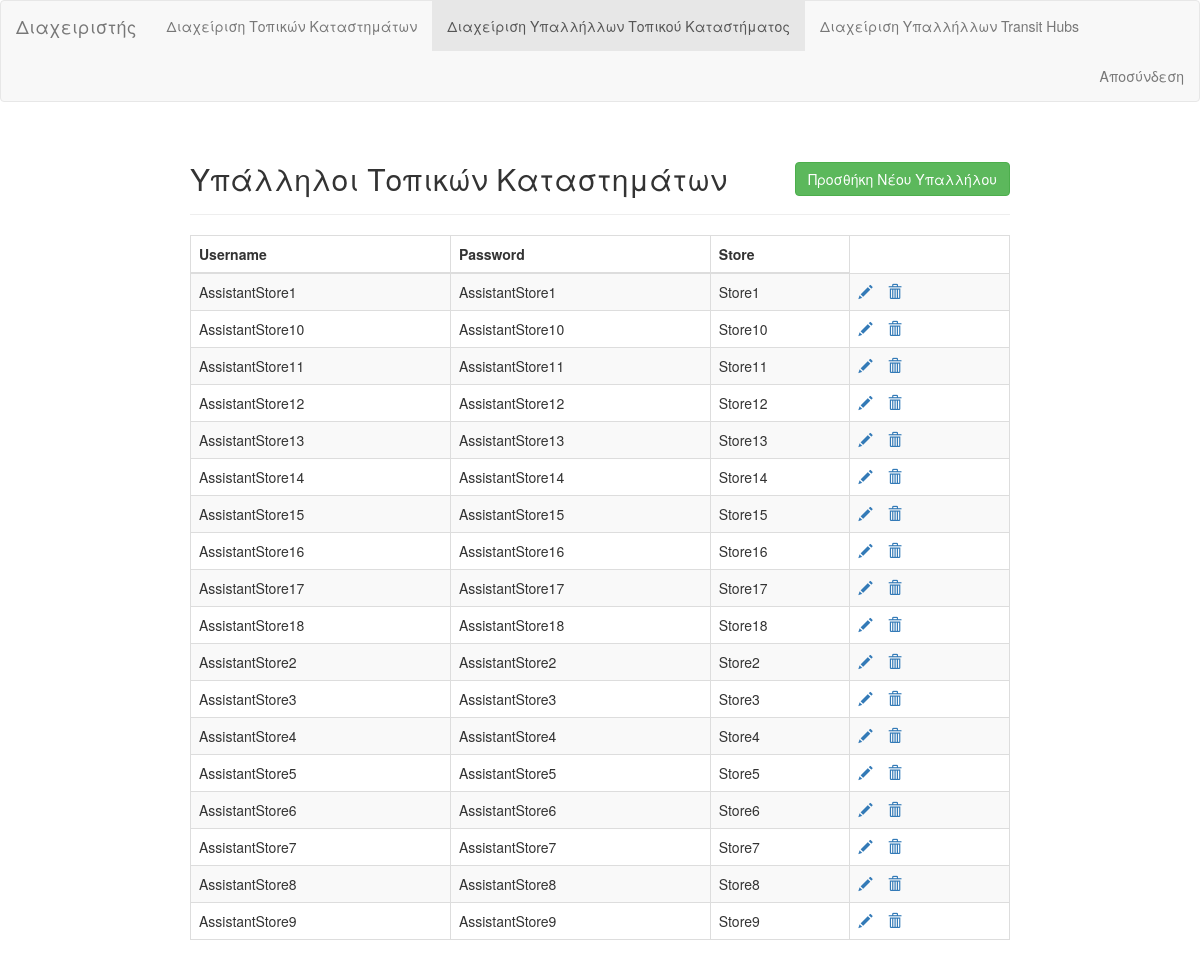
The app's page /code/admin_assistant_store.php (signed in) with its own data.
### tables this page shows
CREATE TABLE `AssistantStore` (
  `Username` varchar(255) NOT NULL,
  `Password` varchar(255) NOT NULL,
  `Store` varchar(255) NOT NULL
);

### code/admin_assistant_store.php (the view, shortened to what this page needs)
<!DOCTYPE html>
<html lang="en">
<head>
    <link rel="stylesheet" href="https://maxcdn.bootstrapcdn.com/bootstrap/3.3.7/css/bootstrap.css">
</head>
<body>
    <nav class="navbar navbar-default">
  <div class="container-fluid">
    <div class="navbar-header">
      <a class="navbar-brand" href="admin.php">Διαχειριστής</a>
    </div>
        <ul class="nav navbar-nav">
          <li><a href="admin_local_store.php">Διαχείριση Τοπικών Καταστημάτων</a></li>
          <li class="active"><a href="admin_assistant_store.php">Διαχείριση Υπαλλήλλων Τοπικού Καταστήματος</a></li>
          <li><a href="admin_assistant_hub.php">Διαχείριση Υπαλλήλλων Transit Hubs</a></li>
        </ul>
        <ul class="nav navbar-nav navbar-right">
                <li><a href="index.php">Αποσύνδεση</a></li>
        </ul>
      </div>
    </nav>
    <div class="wrapper">
        <div class="container-fluid">
            <div class="row">
                <div class="col-md-12">
                    <div class="page-header clearfix">
                        <h2 class="pull-left">Υπάλληλοι Τοπικών Καταστημάτων</h2>
                        <a href="php/add_assistant_store.php" class="btn btn-success pull-right">Προσθήκη Νέου Υπαλλήλου</a>
                    </div>
                    <?php
                    require_once 'php/config.php';
                    $sql = "SET character_set_results = 'utf8', character_set_client = 'utf8', character_set_connection = 'utf8', character_set_database = 'utf8', character_set_server = 'utf8'";
                    mysqli_query($link,$sql) or die('No charset in Database');
                    $sql = "SELECT * FROM AssistantStore";
                    if($result = mysqli_query($link, $sql)){
                        if(mysqli_num_rows($result) > 0){
                            echo "<table class='table table-bordered table-striped'>";
                                echo "<thead>";
                                    echo "<tr>";
                                        echo "<th>Username</th>";
                                        echo "<th>Password</th>";
                                        echo "<th>Store</th>";
                                    echo "</tr>";
                                echo "</thead>";
                                echo "<tbody>";
                                while($row = mysqli_fetch_array($result)){
                                    echo "<tr>";
                                        echo "<td>" . $row['Username'] . "</td>";
                                        echo "<td>" . $row['Password'] . "</td>";
                                        echo "<td>" . $row['Store'] . "</td>";
                                        echo "<td>";
                                            echo "<a href='php/update_assistant_store.php?Username=". $row['Username'] ."' title='Update Record' data-toggle='tooltip'><span class='glyphicon glyphicon-pencil'></span></a>";
                                            echo "<a href='php/delete_assistant_store.php?Username=". $row['Username'] ."' title='Delete Record' data-toggle='tooltip'><span class='glyphicon glyphicon-trash'></span></a>";
                                        echo "</td>";
                                    echo "</tr>";
                                }
                                echo "</tbody>";
                            echo "</table>";
                        } else{
                            echo "<p class='lead'><em>No records were found.</em></p>";
                        }
                    } else{
                        echo "ERROR: Could not able to execute $sql. " . mysqli_error($link);
                    }
                    ?>
                </div>
            </div>
        </div>
    </div>
</body>
</html>

### code/admin_assistant_store.php (style rules this page uses)
.wrapper { width: 850px; margin: 0 auto; }
.page-header h2 { margin-top: 0; }
table tr td:last-child a { margin-right: 15px; }

### records on screen
assistantstore: Username "AssistantStore1", Password "AssistantStore1", Store "Store1"
assistantstore: Username "AssistantStore10", Password "AssistantStore10", Store "Store10"
assistantstore: Username "AssistantStore11", Password "AssistantStore11", Store "Store11"
assistantstore: Username "AssistantStore12", Password "AssistantStore12", Store "Store12"
assistantstore: Username "AssistantStore13", Password "AssistantStore13", Store "Store13"
assistantstore: Username "AssistantStore14", Password "AssistantStore14", Store "Store14"
assistantstore: Username "AssistantStore15", Password "AssistantStore15", Store "Store15"
assistantstore: Username "AssistantStore16", Password "AssistantStore16", Store "Store16"
assistantstore: Username "AssistantStore17", Password "AssistantStore17", Store "Store17"
assistantstore: Username "AssistantStore18", Password "AssistantStore18", Store "Store18"
assistantstore: Username "AssistantStore2", Password "AssistantStore2", Store "Store2"
assistantstore: Username "AssistantStore3", Password "AssistantStore3", Store "Store3"
assistantstore: Username "AssistantStore4", Password "AssistantStore4", Store "Store4"
assistantstore: Username "AssistantStore5", Password "AssistantStore5", Store "Store5"
assistantstore: Username "AssistantStore6", Password "AssistantStore6", Store "Store6"
assistantstore: Username "AssistantStore7", Password "AssistantStore7", Store "Store7"
assistantstore: Username "AssistantStore8", Password "AssistantStore8", Store "Store8"
assistantstore: Username "AssistantStore9", Password "AssistantStore9", Store "Store9"
